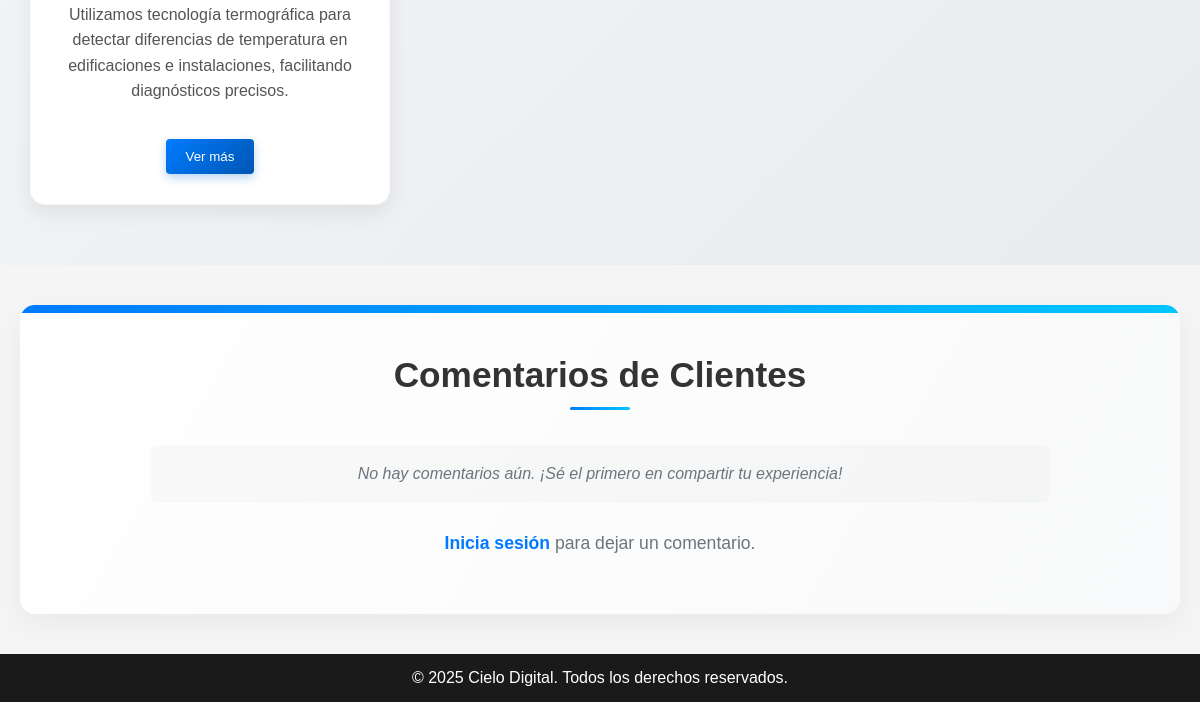
Before: / (lower part) with the older database file.
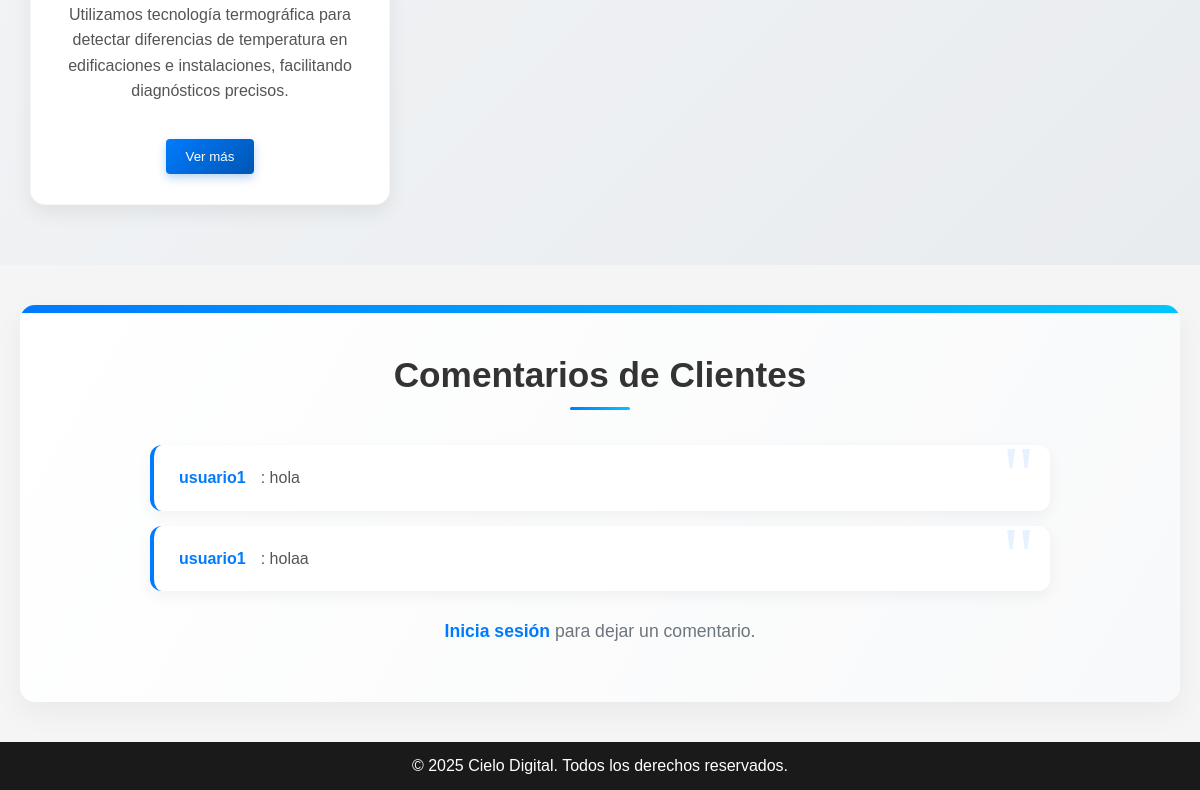
After: the same page with the newer database file.
### models/comentarios.py (models this page shows, shortened)
class Comentario(db.Model):
    __tablename__ = 'comentarios'
    id = db.Column(Integer, primary_key=True)
    usuario_id = db.Column(Integer, ForeignKey('usuarios.id'), nullable=False)
    texto = db.Column(Text, nullable=False)
    usuario = relationship("Usuario", backref="comentarios")

### models/usuarios.py (models this page shows, shortened)
class Usuario(db.Model):
    __tablename__ = 'usuarios'
    id = db.Column(db.Integer, primary_key=True)
    username = db.Column(db.String(50), unique=True, nullable=False)
    password = db.Column(db.String(255), nullable=False)
    email = db.Column(db.String(100), unique=True, nullable=False)
    rol = db.Column(db.String(50), nullable=False, default='usuario')

### routes/main.py (the view)
@main_bp.route('/')
def index():
    drones = Dron.query.all()
    comentarios = Comentario.query.all()  # obtén todos los comentarios
    return render_template('index.html', drones=drones, comentarios=comentarios)

### templates/index.html (shortened to what this page needs)
<!DOCTYPE html>
<html lang="es">
<head>
</head>
<body>
  <section id="servicios" class="servicios">
    <div class="servicios-grid">
      <div class="servicio">
        <div class="servicio-body">
          <p>Utilizamos tecnología termográfica para detectar diferencias de temperatura en edificaciones e instalaciones, facilitando diagnósticos precisos.</p>
          <div class="servicio-footer">
            <button class="servicio-btn" onclick="abrirModal('https://www.youtube.com/embed/O3ianZoZlWk?si=OJnUB7vPLRnHH6It')">Ver más</button>
          </div>
        </div>
      </div>
    </div>
  </section>
  <section id="comentarios" class="comentarios">
    <h2 class="comentarios-titulo">Comentarios de Clientes</h2>
    <div id="listaComentarios" class="comentarios-lista">
      {% if comentarios %}
        {% for comentario in comentarios %}
          <div class="comentario-item">
            <p class="comentario-texto">
              <strong class="comentario-usuario">{{ comentario.usuario.username }}</strong>:
              {{ comentario.texto }}
            </p>
          </div>
        {% endfor %}
      {% else %}
        <p class="comentario-sin-comentarios">No hay comentarios aún. ¡Sé el primero en compartir tu experiencia!</p>
      {% endif %}
    </div>
    {% if session.username %}
      <form id="comentarioForm" class="comentario-form">
        <textarea name="comentario" id="comentario" class="comentario-textarea" placeholder="Comparte tu experiencia con nuestros servicios..." required></textarea>
        <button type="submit" class="comentario-boton">
          <span>Enviar Comentario</span>
        </button>
      </form>
    {% else %}
      <p class="comentario-invitar-login">
        <a href="{{ url_for('login.login') }}" class="comentario-link-login">Inicia sesión</a> para dejar un comentario.
      </p>
    {% endif %}
  </section>
  <footer>
    <p>&copy; 2025 Cielo Digital. Todos los derechos reservados.</p>
  </footer>
</body>
</html>

Changed rows visible on the page:
added Comentario: usuario.username "usuario1", texto "hola"
added Comentario: usuario.username "usuario1", texto "holaa"
Other visible differences:
text no longer shown: "No hay comentarios aún. ¡Sé el primero en compartir tu experiencia!"
